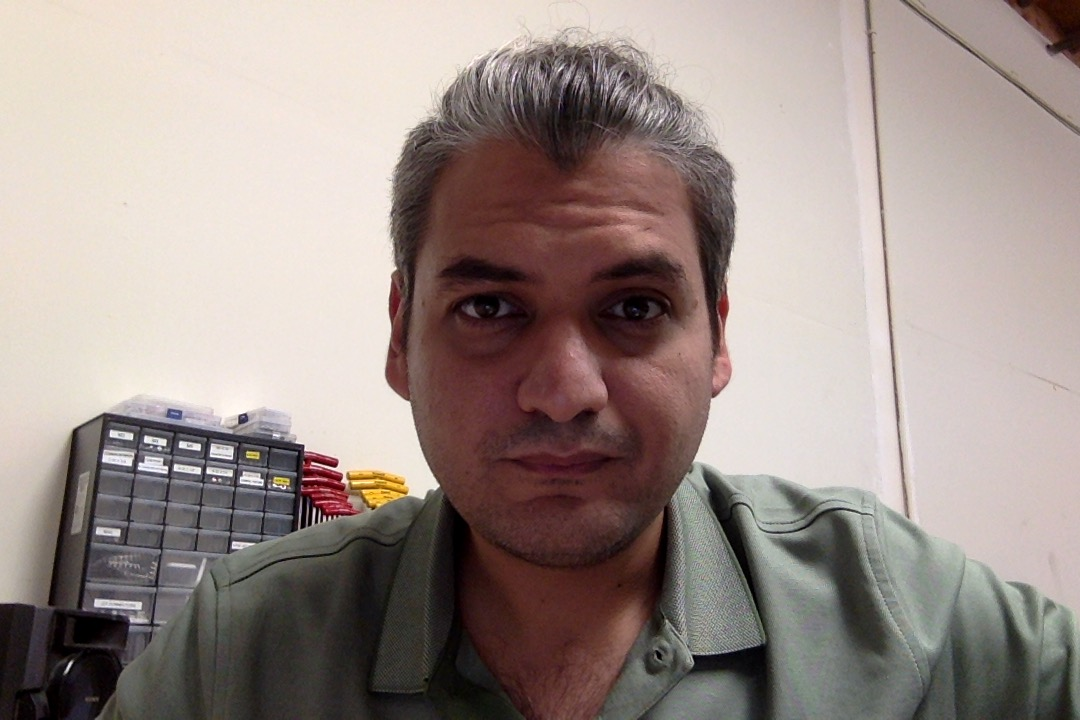
//> input picture Face Detection/test.jpg, 1080 x 720 px, given in place of the camera
$ ./main   (built with g++ and OpenCV 4)
//> lines starting //> are read from the running program, lines starting //| are printed output that depends on the picture; after the words box and inside, x2 and y2 are one past the last pixel; in counts of white or black regions, pixels touching at a corner belong together

#include "opencv2/opencv.hpp"
using namespace std;
using namespace cv;

int main(int argc, const char** argv){
    VideoCapture camera(0);
    Mat img, gray, blurred, binaryThresholded;
//  Set initial values
    int thresh = 128;
    int maxValue = 255;
    int checkKey = 0;
//    while the esc button is not pressed, do the following
    while (checkKey != 27 && camera.isOpened()) {
//        Read the image, convert to grayscale, Blur to remove some noise, then threshold.
        camera.read(img);
//> img is the input picture: 720 rows x 1080 cols, CV_8UC3; mean B, G, R 137.3, 142.4, 155.9
        cvtColor(img,gray, COLOR_BGR2GRAY);
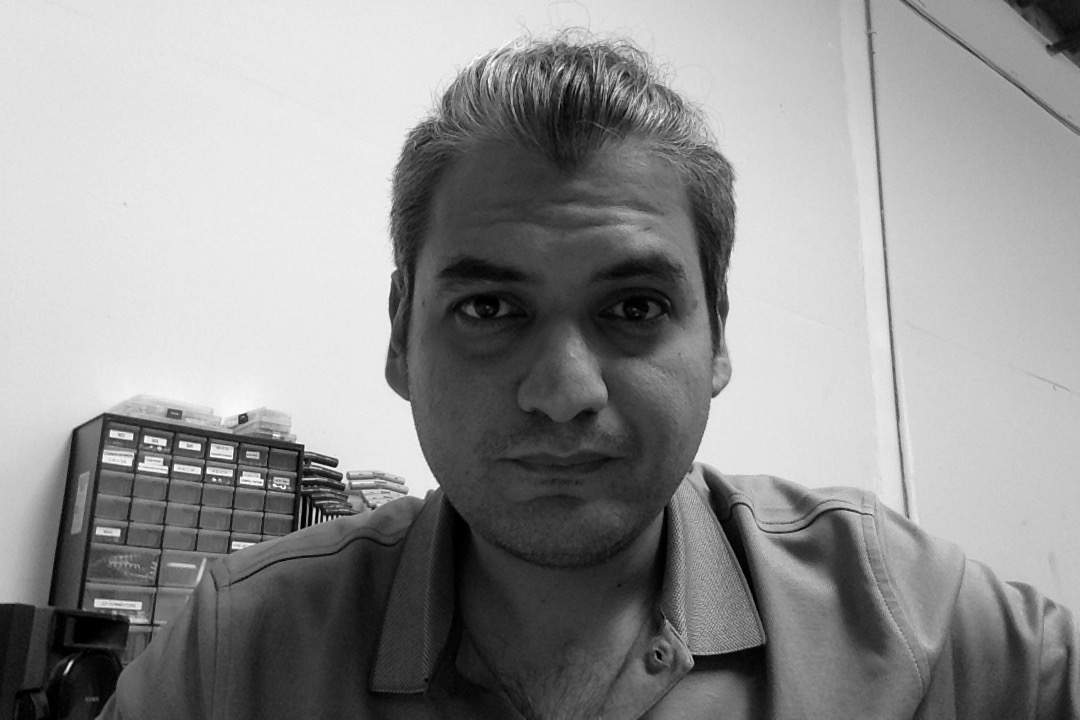
//> gray: 720 rows x 1080 cols, CV_8UC1; min 0, max 255, mean 145.9
        GaussianBlur(gray,blurred,cv::Size(5, 5),1.4);
        threshold(blurred, binaryThresholded, thresh, maxValue, THRESH_BINARY);
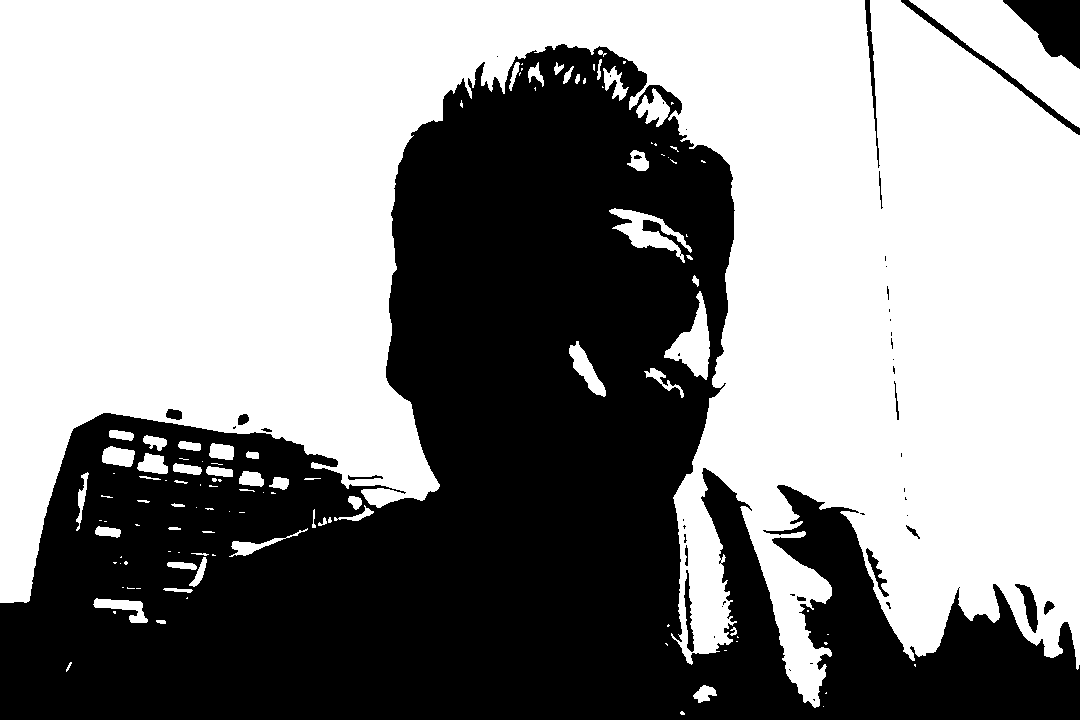
//> binaryThresholded: 720 rows x 1080 cols, CV_8UC1; 56.8% white; 49 black regions (31 under 20 px), largest, box (x1, y1, x2, y2) and area: (0, 44, 1080, 720) 329278, (1003, 0, 1080, 69) 2990, (901, 0, 1080, 135) 1236

//  Define windows to show results
        String binaryThreshWindow = "Binary Thresholding";

        namedWindow(binaryThreshWindow);

//  create the trackbar for the thresh and max vaulue
        createTrackbar("Thresh", binaryThreshWindow, &thresh, 255);
        createTrackbar("Max Value", binaryThreshWindow, &maxValue, 255);

//  Show results
        imshow(binaryThreshWindow, binaryThresholded);

        checkKey = waitKey(1);
//> the Esc key is pressed
    }
}
